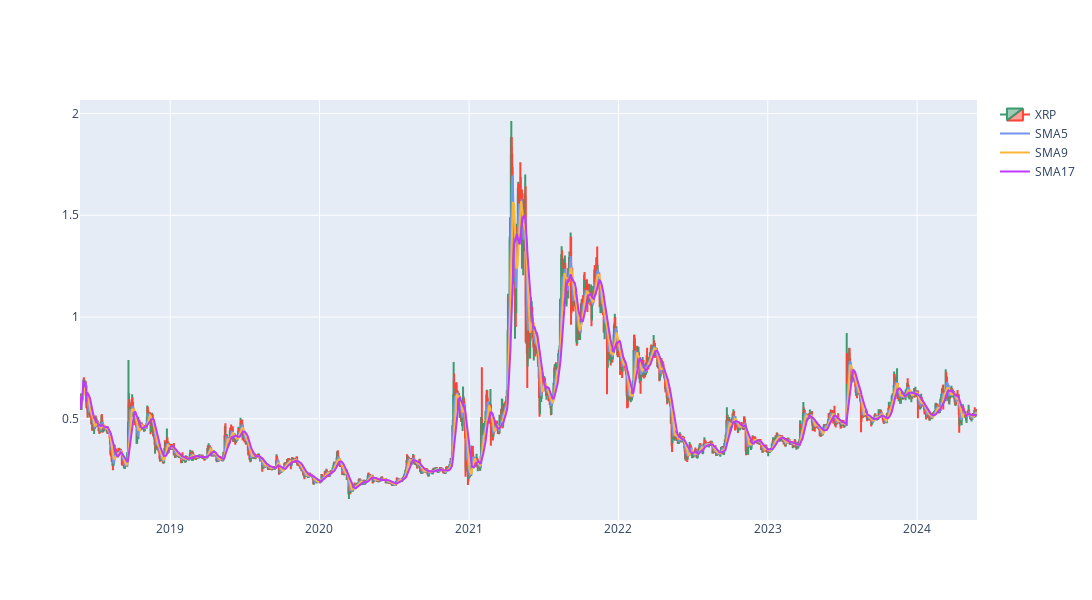

The notebook cell this image was saved under:
### Code cell
# Create a candlestick chart
fig = go.Figure(data=go.Candlestick(x=df["Date"], open=df["Open"], high=df["High"],
                                    low=df["Low"], close=df["Close"], name="XRP"))

# Hide the x-axis range slider
fig.update_layout(xaxis_rangeslider_visible=False)

# Add 5-day SMA line
fig.add_trace(go.Scatter(x=df['Date'], y=df['5d_sma'], line_color='#7295ee', name="SMA5", mode='lines'))

# Add 9-day SMA line
fig.add_trace(go.Scatter(x=df['Date'], y=df['9d_sma'], line_color='#fcb539', name="SMA9", mode='lines'))

# Add 17-day SMA line
fig.add_trace(go.Scatter(x=df['Date'], y=df['17d_sma'], line_color='#bd39fc', name="SMA17", mode='lines'))

# Set figure size
fig.update_layout(autosize=False, width=1200, height=600)

# Show the figure
fig.show()

### Figure 1 — Plotly figure (JSON) as saved in the notebook; plotly's stock layout.template omitted (floating-point values rounded to 4 significant figures; data arrays with more than 128 entries replaced by an {"elided": "..."} marker saying what was removed)
{"data": [{"close": {"elided": "2192 float values"}, "high": {"elided": "2192 float values"}, "low": {"elided": "2192 float values"}, "name": "XRP", "open": {"elided": "2192 float values"}, "type": "candlestick", "x": {"elided": "2192 str values"}}, {"line": {"color": "#7295ee"}, "mode": "lines", "name": "SMA5", "type": "scatter", "x": {"elided": "2192 str values"}, "y": {"elided": "2192 float values"}}, {"line": {"color": "#fcb539"}, "mode": "lines", "name": "SMA9", "type": "scatter", "x": {"elided": "2192 str values"}, "y": {"elided": "2192 float values"}}, {"line": {"color": "#bd39fc"}, "mode": "lines", "name": "SMA17", "type": "scatter", "x": {"elided": "2192 str values"}, "y": {"elided": "2192 float values"}}], "layout": {"autosize": false, "height": 600, "width": 1200, "xaxis": {"autorange": true, "range": ["2018-05-25 12:00", "2024-05-26 12:00"], "rangeslider": {"visible": false, "yaxis": {}}, "type": "date"}, "yaxis": {"autorange": true, "range": [0.0025, 2.067], "type": "linear"}}}
